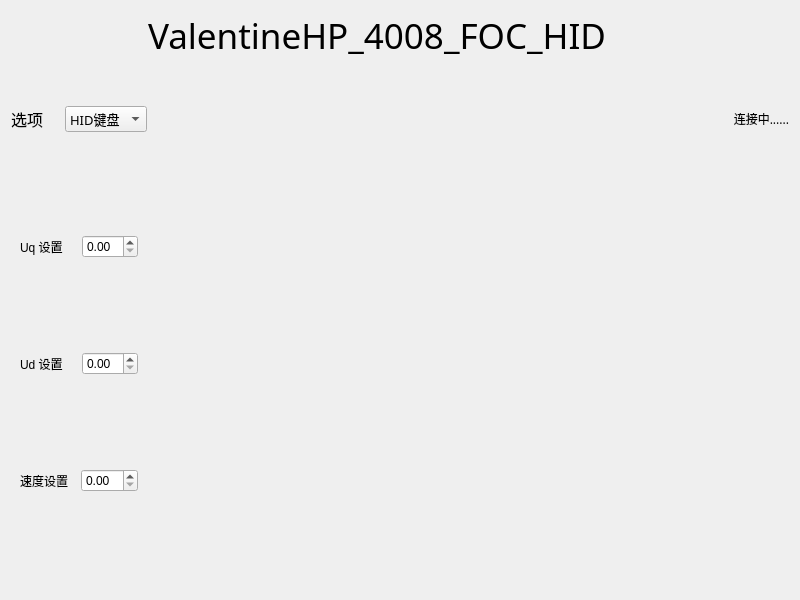
<?xml version="1.0" encoding="UTF-8"?>
<ui version="4.0">
 <class>Widget</class>
 <widget class="QWidget" name="Widget">
  <property name="geometry">
   <rect>
    <x>0</x>
    <y>0</y>
    <width>800</width>
    <height>600</height>
   </rect>
  </property>
  <property name="windowTitle">
   <string>Widget</string>
  </property>
  <layout class="QGridLayout" name="gridLayout_2">
   <item row="3" column="2">
    <widget class="OpenGLWidget" name="openglwidget" native="true"/>
   </item>
   <item row="0" column="0" colspan="3">
    <widget class="QLabel" name="label">
     <property name="font">
      <font>
       <family>微软雅黑</family>
       <pointsize>26</pointsize>
       <weight>50</weight>
       <bold>false</bold>
      </font>
     </property>
     <property name="text">
      <string>ValentineHP_4008_FOC_HID</string>
     </property>
     <property name="textFormat">
      <enum>Qt::AutoText</enum>
     </property>
     <property name="alignment">
      <set>Qt::AlignCenter</set>
     </property>
     <property name="textInteractionFlags">
      <set>Qt::LinksAccessibleByMouse</set>
     </property>
     <property name="buddy">
      <cstring></cstring>
     </property>
    </widget>
   </item>
   <item row="3" column="0">
    <widget class="QStackedWidget" name="stackedWidget">
     <property name="sizePolicy">
      <sizepolicy hsizetype="Fixed" vsizetype="Minimum">
       <horstretch>0</horstretch>
       <verstretch>0</verstretch>
      </sizepolicy>
     </property>
     <property name="currentIndex">
      <number>1</number>
     </property>
     <widget class="QWidget" name="page"/>
     <widget class="QWidget" name="page_2">
      <layout class="QGridLayout" name="gridLayout">
       <item row="0" column="0">
        <layout class="QHBoxLayout" name="horizontalLayout_2">
         <item>
          <widget class="QLabel" name="label_3">
           <property name="text">
            <string>Uq 设置</string>
           </property>
          </widget>
         </item>
         <item>
          <widget class="QDoubleSpinBox" name="doubleSpinBox">
           <property name="maximum">
            <double>4.000000000000000</double>
           </property>
           <property name="singleStep">
            <double>0.010000000000000</double>
           </property>
          </widget>
         </item>
        </layout>
       </item>
       <item row="1" column="0">
        <layout class="QHBoxLayout" name="horizontalLayout_3">
         <item>
          <widget class="QLabel" name="label_4">
           <property name="text">
            <string>Ud 设置</string>
           </property>
          </widget>
         </item>
         <item>
          <widget class="QDoubleSpinBox" name="doubleSpinBox_2">
           <property name="maximum">
            <double>4.000000000000000</double>
           </property>
           <property name="singleStep">
            <double>0.010000000000000</double>
           </property>
          </widget>
         </item>
        </layout>
       </item>
       <item row="2" column="0">
        <layout class="QHBoxLayout" name="horizontalLayout_4">
         <item>
          <widget class="QLabel" name="label_5">
           <property name="text">
            <string>速度设置  </string>
           </property>
          </widget>
         </item>
         <item>
          <widget class="QDoubleSpinBox" name="doubleSpinBox_3">
           <property name="maximum">
            <double>20.000000000000000</double>
           </property>
           <property name="singleStep">
            <double>0.500000000000000</double>
           </property>
          </widget>
         </item>
        </layout>
       </item>
      </layout>
     </widget>
     <widget class="QWidget" name="page_3"/>
    </widget>
   </item>
   <item row="2" column="0">
    <layout class="QHBoxLayout" name="horizontalLayout">
     <item>
      <widget class="QLabel" name="label_2">
       <property name="font">
        <font>
         <family>黑体</family>
         <pointsize>12</pointsize>
        </font>
       </property>
       <property name="text">
        <string>选项</string>
       </property>
      </widget>
     </item>
     <item>
      <widget class="QComboBox" name="comboBox">
       <property name="font">
        <font>
         <family>黑体</family>
         <pointsize>10</pointsize>
        </font>
       </property>
       <item>
        <property name="text">
         <string>HID键盘</string>
        </property>
       </item>
       <item>
        <property name="text">
         <string>开环控制</string>
        </property>
       </item>
       <item>
        <property name="text">
         <string>位置控制</string>
        </property>
       </item>
      </widget>
     </item>
    </layout>
   </item>
   <item row="1" column="0">
    <spacer name="verticalSpacer">
     <property name="orientation">
      <enum>Qt::Vertical</enum>
     </property>
     <property name="sizeType">
      <enum>QSizePolicy::Fixed</enum>
     </property>
     <property name="sizeHint" stdset="0">
      <size>
       <width>20</width>
       <height>40</height>
      </size>
     </property>
    </spacer>
   </item>
   <item row="3" column="1">
    <spacer name="horizontalSpacer">
     <property name="orientation">
      <enum>Qt::Horizontal</enum>
     </property>
     <property name="sizeType">
      <enum>QSizePolicy::Fixed</enum>
     </property>
     <property name="sizeHint" stdset="0">
      <size>
       <width>20</width>
       <height>20</height>
      </size>
     </property>
    </spacer>
   </item>
   <item row="3" column="3">
    <spacer name="horizontalSpacer_2">
     <property name="orientation">
      <enum>Qt::Horizontal</enum>
     </property>
     <property name="sizeType">
      <enum>QSizePolicy::Fixed</enum>
     </property>
     <property name="sizeHint" stdset="0">
      <size>
       <width>40</width>
       <height>20</height>
      </size>
     </property>
    </spacer>
   </item>
   <item row="2" column="1" colspan="3">
    <widget class="QLabel" name="label_6">
     <property name="font">
      <font>
       <family>黑体</family>
      </font>
     </property>
     <property name="text">
      <string>连接中......</string>
     </property>
     <property name="alignment">
      <set>Qt::AlignRight|Qt::AlignTrailing|Qt::AlignVCenter</set>
     </property>
    </widget>
   </item>
  </layout>
 </widget>
 <customwidgets>
  <customwidget>
   <class>OpenGLWidget</class>
   <extends>QWidget</extends>
   <header location="global">openglwidget.h</header>
   <container>1</container>
  </customwidget>
 </customwidgets>
 <resources/>
 <connections/>
</ui>
